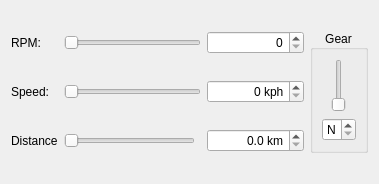
<?xml version="1.0" encoding="UTF-8"?>
<ui version="4.0">
 <class>Form</class>
 <widget class="QWidget" name="Form">
  <property name="geometry">
   <rect>
    <x>0</x>
    <y>0</y>
    <width>379</width>
    <height>184</height>
   </rect>
  </property>
  <property name="windowTitle">
   <string>CarInfo</string>
  </property>
  <layout class="QGridLayout" name="gridLayout">
   <item row="0" column="0">
    <widget class="QLabel" name="label">
     <property name="text">
      <string>RPM:</string>
     </property>
    </widget>
   </item>
   <item row="0" column="3">
    <widget class="QSpinBox" name="rpmBox">
     <property name="alignment">
      <set>Qt::AlignRight|Qt::AlignTrailing|Qt::AlignVCenter</set>
     </property>
     <property name="suffix">
      <string/>
     </property>
     <property name="maximum">
      <number>7000</number>
     </property>
    </widget>
   </item>
   <item row="0" column="4" rowspan="3">
    <widget class="QGroupBox" name="groupBox">
     <property name="title">
      <string>Gear</string>
     </property>
     <property name="alignment">
      <set>Qt::AlignCenter</set>
     </property>
     <layout class="QVBoxLayout" name="verticalLayout">
      <item>
       <widget class="QSlider" name="gearSlider">
        <property name="sizePolicy">
         <sizepolicy hsizetype="Minimum" vsizetype="Expanding">
          <horstretch>0</horstretch>
          <verstretch>0</verstretch>
         </sizepolicy>
        </property>
        <property name="maximum">
         <number>5</number>
        </property>
        <property name="orientation">
         <enum>Qt::Vertical</enum>
        </property>
       </widget>
      </item>
      <item>
       <widget class="QSpinBox" name="gearBox">
        <property name="specialValueText">
         <string>N</string>
        </property>
        <property name="maximum">
         <number>5</number>
        </property>
       </widget>
      </item>
     </layout>
    </widget>
   </item>
   <item row="1" column="0">
    <widget class="QLabel" name="label_3">
     <property name="text">
      <string>Speed:</string>
     </property>
    </widget>
   </item>
   <item row="0" column="1" colspan="2">
    <widget class="QSlider" name="rpmSlider">
     <property name="maximum">
      <number>7000</number>
     </property>
     <property name="orientation">
      <enum>Qt::Horizontal</enum>
     </property>
    </widget>
   </item>
   <item row="1" column="3">
    <widget class="QSpinBox" name="speedBox">
     <property name="alignment">
      <set>Qt::AlignRight|Qt::AlignTrailing|Qt::AlignVCenter</set>
     </property>
     <property name="suffix">
      <string> kph</string>
     </property>
     <property name="maximum">
      <number>230</number>
     </property>
    </widget>
   </item>
   <item row="1" column="1" colspan="2">
    <widget class="QSlider" name="speedSlider">
     <property name="maximum">
      <number>230</number>
     </property>
     <property name="orientation">
      <enum>Qt::Horizontal</enum>
     </property>
    </widget>
   </item>
   <item row="2" column="0">
    <widget class="QLabel" name="label_4">
     <property name="text">
      <string>Distance</string>
     </property>
    </widget>
   </item>
   <item row="2" column="1">
    <widget class="QSlider" name="distanceSlider">
     <property name="maximum">
      <number>999999</number>
     </property>
     <property name="orientation">
      <enum>Qt::Horizontal</enum>
     </property>
    </widget>
   </item>
   <item row="2" column="3">
    <widget class="QDoubleSpinBox" name="distanceBox">
     <property name="alignment">
      <set>Qt::AlignRight|Qt::AlignTrailing|Qt::AlignVCenter</set>
     </property>
     <property name="suffix">
      <string> km</string>
     </property>
     <property name="decimals">
      <number>1</number>
     </property>
     <property name="maximum">
      <double>999999.900000000023283</double>
     </property>
    </widget>
   </item>
  </layout>
 </widget>
 <resources/>
 <connections>
  <connection>
   <sender>gearSlider</sender>
   <signal>valueChanged(int)</signal>
   <receiver>gearBox</receiver>
   <slot>setValue(int)</slot>
   <hints>
    <hint type="sourcelabel">
     <x>357</x>
     <y>64</y>
    </hint>
    <hint type="destinationlabel">
     <x>343</x>
     <y>131</y>
    </hint>
   </hints>
  </connection>
  <connection>
   <sender>gearBox</sender>
   <signal>valueChanged(int)</signal>
   <receiver>gearSlider</receiver>
   <slot>setValue(int)</slot>
   <hints>
    <hint type="sourcelabel">
     <x>335</x>
     <y>122</y>
    </hint>
    <hint type="destinationlabel">
     <x>357</x>
     <y>64</y>
    </hint>
   </hints>
  </connection>
  <connection>
   <sender>rpmSlider</sender>
   <signal>valueChanged(int)</signal>
   <receiver>rpmBox</receiver>
   <slot>setValue(int)</slot>
   <hints>
    <hint type="sourcelabel">
     <x>117</x>
     <y>42</y>
    </hint>
    <hint type="destinationlabel">
     <x>235</x>
     <y>39</y>
    </hint>
   </hints>
  </connection>
  <connection>
   <sender>rpmBox</sender>
   <signal>valueChanged(int)</signal>
   <receiver>rpmSlider</receiver>
   <slot>setValue(int)</slot>
   <hints>
    <hint type="sourcelabel">
     <x>240</x>
     <y>47</y>
    </hint>
    <hint type="destinationlabel">
     <x>128</x>
     <y>46</y>
    </hint>
   </hints>
  </connection>
  <connection>
   <sender>speedSlider</sender>
   <signal>valueChanged(int)</signal>
   <receiver>speedBox</receiver>
   <slot>setValue(int)</slot>
   <hints>
    <hint type="sourcelabel">
     <x>149</x>
     <y>91</y>
    </hint>
    <hint type="destinationlabel">
     <x>234</x>
     <y>88</y>
    </hint>
   </hints>
  </connection>
  <connection>
   <sender>speedBox</sender>
   <signal>valueChanged(int)</signal>
   <receiver>speedSlider</receiver>
   <slot>setValue(int)</slot>
   <hints>
    <hint type="sourcelabel">
     <x>259</x>
     <y>98</y>
    </hint>
    <hint type="destinationlabel">
     <x>100</x>
     <y>88</y>
    </hint>
   </hints>
  </connection>
 </connections>
</ui>
